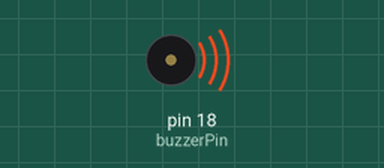
Recording of a sketch running on a simulated Arduino Uno, built with avr-gcc and run on an emulated ATmega328P. On the bench: buzzer (waves = sounding, pin HIGH).

Above: at 0.5 s.
Timing chart, 0 to 4.6 s (numbered marks = the images above):
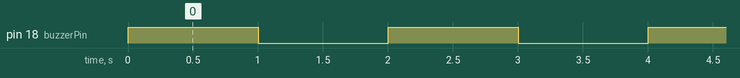

The sketch:

TesteBuzzer.ino
```cpp
const int buzzerPin = 18; // GPIO ligada no resistor que vai para a base do BC547

void setup() {
  pinMode(buzzerPin, OUTPUT);
}

void loop() {
  digitalWrite(buzzerPin, HIGH); // Liga o buzzer
  delay(1000);                   // 1 segundo ligado
  digitalWrite(buzzerPin, LOW);  // Desliga
  delay(1000);                   // 1 segundo desligado
}
```

Measured:
- by itself, pin 18 (buzzerPin): alternates HIGH for 1.0 s and LOW for 1.0 s
